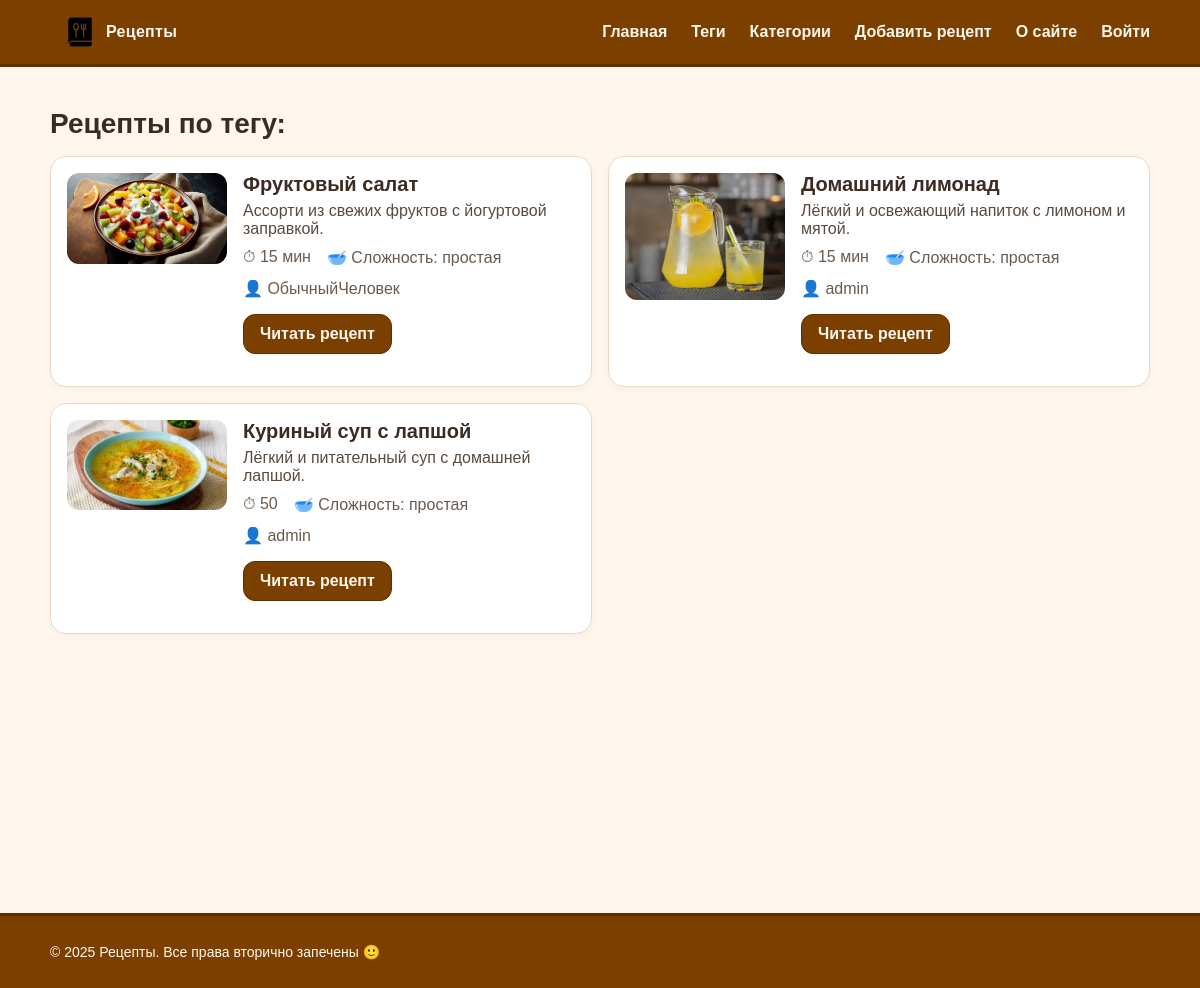
Page /tag/kids/ on the committed database.
### recipes/models.py (models this page shows, shortened)
class Recipe(models.Model):
    class Difficulty(models.TextChoices):
        EASY = "easy", "простая"
        MEDIUM = "medium", "средняя"
        HARD = "hard", "сложная"
    author = models.ForeignKey(
        settings.AUTH_USER_MODEL,
        on_delete=models.CASCADE,
        related_name='recipes',
        null=True, blank=True,  # временно: потом при желании сделаем обязательным
        verbose_name='Автор'
    )
    title = models.CharField("Название", max_length=255, db_index=True)
    slug = models.SlugField("Слаг", max_length=255, unique=True, db_index=True)
    desc = models.TextField("Описание", blank=True)
    image = models.CharField("Путь к изображению", max_length=255, blank=True)  # путь в /static/...
    cook_time = models.CharField("Время (текст)", max_length=50, blank=True)     # например: "45 мин"
    cook_time_min = models.PositiveIntegerField("Время (мин)", default=0)        # число минут для агрегаций
    difficulty = models.CharField(
        "Сложность",
        max_length=10,
        choices=Difficulty.choices,
        default=Difficulty.EASY,
    )
    is_published = models.BooleanField("Опубликован", default=True)
    photo = models.ImageField("Фото", upload_to=recipe_photo_upload_to, blank=True, null=True)
    category = models.ForeignKey(
        "Category",
        verbose_name="Категория",
        on_delete=models.SET_NULL,
        null=True,
        blank=True,
        related_name="recipes",
    )  # 1 категория -> много рецептов
    tags = models.ManyToManyField(
        "Tag",
        verbose_name="Теги",
        blank=True,
        related_name="recipes",
    )  # многие теги <-> многие рецепты
    created_at = models.DateTimeField("Создано", auto_now_add=True)
    updated_at = models.DateTimeField("Обновлено", auto_now=True)
    objects = models.Manager()
    published = PublishedManager()
    class Meta:
        verbose_name = "Рецепт"
        verbose_name_plural = "Рецепты"
        ordering = ["-created_at"]
        indexes = [models.Index(fields=["-created_at"])]
        permissions = [
            ('can_publish', 'Может публиковать рецепты'),
        ]
    def get_absolute_url(self):
        return reverse("recipe_detail_slug", kwargs={"slug": self.slug})

### recipes/views.py (the view)
# urls.py: path('tag/<slug:slug>/', RecipesByTagView.as_view(), name='recipes_by_tag'),
class RecipesByTagView(DataMixin, ListView):
    model = Recipe
    template_name = 'recipes/by_tag.html'
    context_object_name = 'recipes'
    allow_empty = True
    title_page = 'Рецепты по тегу'
    def get_queryset(self):
        return Recipe.published.filter(tags__slug=self.kwargs['slug']).prefetch_related('tags','category')
    def get_context_data(self, **kwargs):
        ctx = super().get_context_data(**kwargs)
        tag = Tag.objects.filter(slug=self.kwargs['slug']).first()
        ctx['query_tail'] = ''
        return self.get_mixin_context(ctx, current_tag=tag, title=f'Тег: {tag.name if tag else ""}')

### recipes/models.py (called while the page is built)
    def get_queryset(self):
        return super().get_queryset().filter(is_published=True)

### recipes/utils.py (called while the page is built)
    def get_mixin_context(self, context: Dict[str, Any], **kwargs):
        if self.title_page:
            context["title"] = self.title_page
        context.setdefault("menu", MENU)
        context.setdefault("cat_selected", None)
        context.update(kwargs)
        return context

### recipes/templates/recipes/by_tag.html (shortened to what this page needs)
{% extends 'base.html' %}
{% load static %}
{% block content %}
  <h1 class="page-title">Рецепты по тегу: {{ tag.name }}</h1>
  {% if recipes %}
    <ul class="card-list">
      {% for r in recipes %}
        <li class="card">
          <div class="card-media">
  {% if r.photo %}
    <img src="{{ r.photo.url }}" alt="{{ r.title }}">
  {% elif r.image %}
    <img src="{% static r.image %}" alt="{{ r.title }}">
  {% else %}
    <div class="noimg">Нет изображения</div>
  {% endif %}
</div>
          <div class="card-body">
            <h2 class="card-title">{{ r.title }}</h2>
            <p class="card-desc">{{ r.desc }}</p>
            <ul class="meta">
              <li>⏱ {{ r.cook_time }}</li>
              <li>🥣 Сложность: {{ r.get_difficulty_display }}</li>
            </ul>
                      <ul class = "meta">👤 {{ r.author.get_full_name|default:r.author.username }} </ul>
            <p><a class="btn" href="{{ r.get_absolute_url }}">Читать рецепт</a></p>
          </div>
        </li>
      {% endfor %}
    </ul>
  {% else %}
    <p>По этому тегу пока нет рецептов.</p>
  {% endif %}
{% endblock %}

### templates/base.html (shortened to what this page needs)
{% load static %}
<link rel="stylesheet" href="{% static 'recipes/css/styles.css' %}?v=7">
<!DOCTYPE html>
<html lang="ru">
<head>
  <link rel="stylesheet" href="{% static 'recipes/css/styles.css' %}" />
</head>
<body>
  <header class="site-header">
    <div class="inner">
      <a href="{% url 'home' %}" class="logo">Рецепты</a>
      <nav class="main-nav">
  <a href="{% url 'home' %}">Главная</a>
  <a href="{% url 'tag_list' %}">Теги</a>
  <a href="{% url 'categories' %}">Категории</a>
  <a href="{% url 'recipe_add' %}">Добавить рецепт</a>
  <a href="{% url 'about' %}">О сайте</a>
  {% if user.is_authenticated %}
  <a href="{% url 'users:profile' %}">Профиль</a>
  <a href="{% url 'users:logout' %}">Выйти</a>
{% else %}
  <a href="{% url 'users:login' %}?next={{ request.path }}">Войти</a>
{% endif %}
</nav>
    </div>
  </header>
  <main class="main-content">
    <div class="container">
      {% block content %}{% endblock %}
    </div>
  </main>
  <footer class="site-footer">
    <div class="inner">
      <p>© {{ year|default:2025 }} Рецепты. Все права вторично запечены 🙂</p>
    </div>
  </footer>
</body>
</html>

### recipes/static/recipes/css/styles.css (style rules this page uses)
:root { --choco:#7B3F00; --choco-dark:#5e2f00; --cream:#FFF7ED; --ink:#3b2b22; --paper:#ffffff; --border:#ead9c6; --header-h:64px; --footer-h:72px; --header-extra-gap:20px; --footer-extra-gap:32px; }
html, body { min-height:100%; margin:0; color:var(--ink); background:var(--cream); font-family:Arial, system-ui, -apple-system, "Segoe UI", Roboto, "Helvetica Neue", sans-serif; }
.site-header, .site-footer { position:fixed; left:0; right:0; z-index:1000; background:var(--choco); color:var(--cream); }
.site-header { top:0; border-bottom:3px solid var(--choco-dark); }
.site-footer { bottom:0; border-top:3px solid var(--choco-dark); }
.site-header .inner, .site-footer .inner { max-width:1100px; margin:0 auto; padding:0 16px; display:flex; align-items:center; justify-content:space-between; }
.site-header .inner { height:var(--header-h); }
.site-footer .inner { height:var(--footer-h); }
body { padding-top:calc(var(--header-h) + var(--header-extra-gap)); padding-bottom:calc(var(--footer-h) + var(--footer-extra-gap)); }
.main-content { min-height:calc(100vh - var(--header-h) - var(--footer-h) - var(--header-extra-gap) - var(--footer-extra-gap)); }
.main-nav { height:var(--header-h); display:flex; align-items:center; gap:24px; }
.main-nav a { color:var(--cream); text-decoration:none; font-weight:600; line-height:var(--header-h); }
.logo { display:inline-flex; align-items:center; height:var(--header-h); line-height:var(--header-h); padding-left:56px; color:var(--cream); font-weight:800; letter-spacing:.3px; text-decoration:none; background:url("../images/logo.png") no-repeat 12px center / 36px 36px; }
.container { max-width:1100px; margin:24px auto 32px; padding:0 16px; }
.page-title { margin:8px 0 16px; font-size:28px; }
.card-list { list-style:none; margin:0; padding:0; display:grid; gap:16px; grid-template-columns:1fr; }
@media (min-width:720px) { .card-list { grid-template-columns:1fr 1fr; } }
.card { display:grid; grid-template-columns:160px 1fr; gap:16px; background:var(--paper); border:1px solid var(--border); border-radius:16px; padding:16px; box-shadow:0 2px 10px rgba(0,0,0,.04); }
.card-media img { width:100%; height:auto; display:block; border-radius:12px; }
.card-title { margin:0 0 6px; font-size:20px; }
.card-desc { margin:0 0 10px; color:#5a4a3e; }
.meta { margin:0 0 12px; padding:0; display:flex; gap:16px; list-style:none; color:#6b5a4b; }
.btn { display:inline-block; padding:10px 14px; border-radius:12px; background:var(--choco); color:var(--cream); text-decoration:none; font-weight:600; border:1px solid var(--choco-dark); }
.site-footer p { margin:0; font-size:14px; }
.btn { font-weight:700; border-radius:12px; padding:10px 16px; }

### rows in the picture
Recipe: photo (picture), title "Фруктовый салат", desc "Ассорти из свежих фруктов с йогуртовой заправкой.", cook_time "15 мин", difficulty "простая", author.get_full_name "ОбычныйЧеловек"
Recipe: photo (picture), title "Домашний лимонад", desc "Лёгкий и освежающий напиток с лимоном и мятой.", cook_time "15 мин", difficulty "простая", author.get_full_name "admin"
Recipe: photo (picture), title "Куриный суп с лапшой", desc "Лёгкий и питательный суп с домашней лапшой.", cook_time "50", difficulty "простая", author.get_full_name "admin"

### other values in the picture
{{ year|default:2025 }} "2025"
